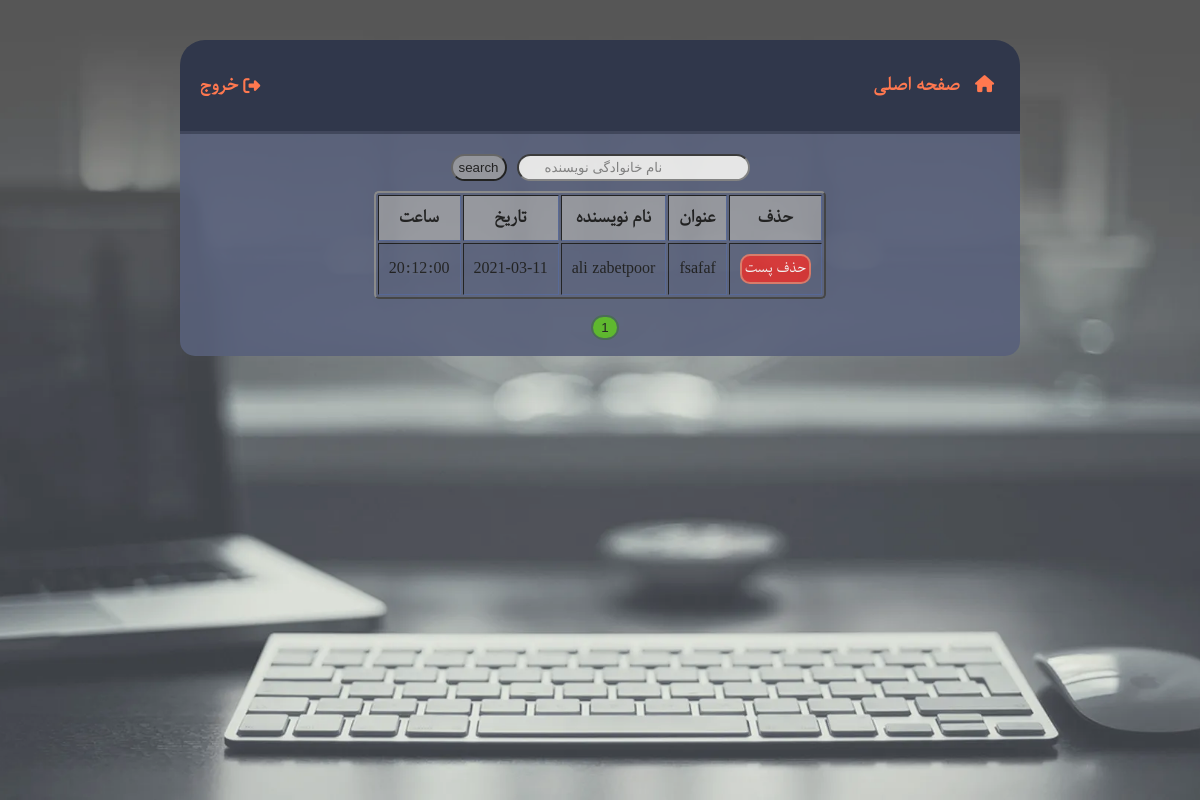
The app's page /adminpanel/posts (signed in), older data.
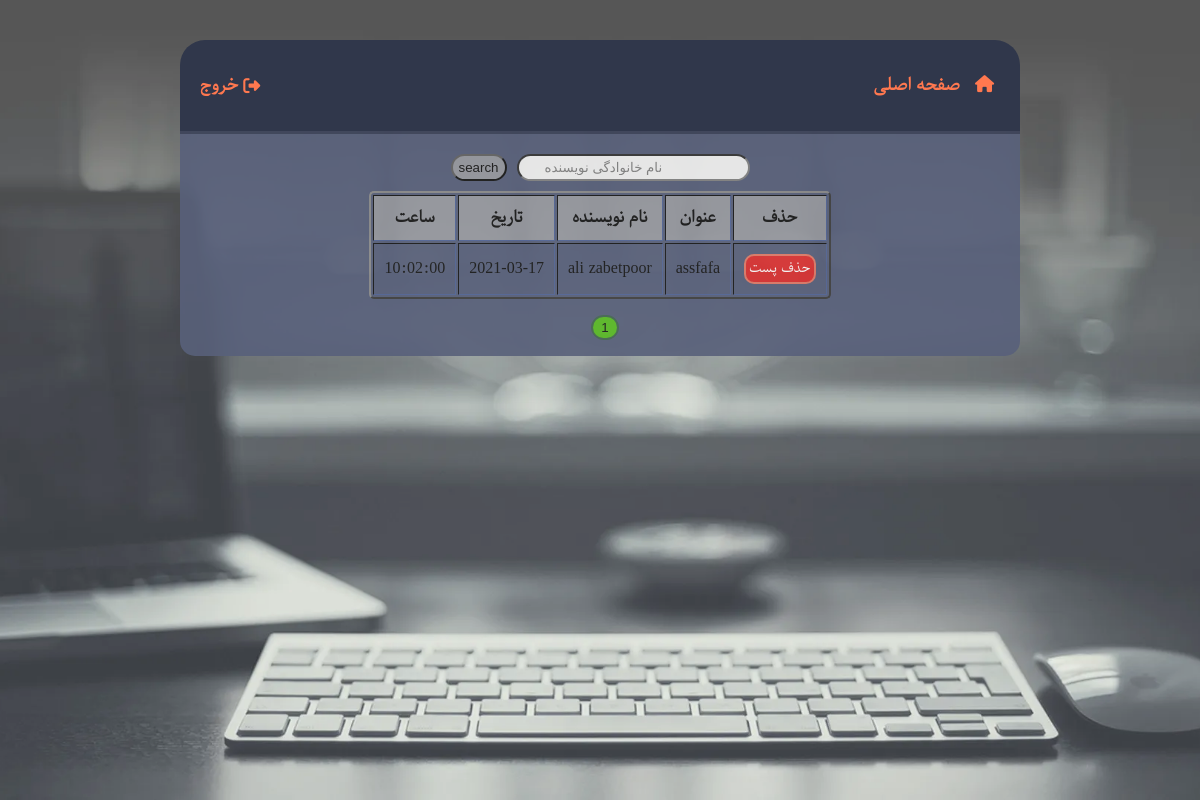
The same page, newer data.
### main/models.py (models this page shows, shortened)
class Post(db.Model):
    id=db.Column(db.Integer,primary_key=True)
    title=db.Column(db.String(60),nullable=False)
    date=db.Column(db.Date,nullable=False,default=datetime.utcnow)
    time=db.Column(db.Time,nullable=False,default=datetime.now().time())
    user_id=db.Column(db.Integer,db.ForeignKey("user.id"),nullable=False)

class User(db.Model,UserMixin):
    id=db.Column(db.Integer,primary_key=True)
    firstname=db.Column(db.String(20),nullable=False)
    lastname=db.Column(db.String(20),nullable=False)
    email=db.Column(db.String(120),unique=True,nullable=False)
    profile_image=db.Column(db.String(20),nullable=False,default="39348396.png")
    password=db.Column(db.String(60),nullable=False)
    verify=db.Column(db.Boolean,nullable=False,default=False)
    isadmin=db.Column(db.Boolean,nullable=False,default=False)
    posts=db.relationship("Post",backref="author",lazy=True)

### main/routes.py (the view)
@app.route("/adminpanel/posts",methods=["POST","GET"])
def adminpanel_posts():
    if current_user.isadmin==False:
        abort(403)
    showuserpostscon=False
    form = searchposts_form()
    if form.validate_on_submit():
        return redirect(url_for("showuserposts",userlastname=form.search.data))
    page=request.args.get("page",1,int)
    posts=Post.query.paginate(page=page,per_page=10)
    return render_template("admin.html",posts=posts,title="پنل ادمین-پست ها",form=form,con=showuserpostscon)

### main/forms.py
class searchposts_form(FlaskForm):
    search=StringField("اسم نویسنده",validators=[DataRequired("این فیلد باید پر شود")],render_kw={"placeholder":"نام خانوادگی نویسنده"})
    submit=SubmitField("search")

### main/models.py (called while the page is built)
@login_manager.user_loader
def load_user(user_id):
    return User.query.get(int(user_id))

### main/templates/admin.html (shortened to what the changed rows need)
{% extends "layout.html" %}
{% block content %}
    {% if "users" in request.path %}
        <form class="searchbar_post" method="POST" action="{{ url_for("adminpanel_users") }}">
            {{ form.hidden_tag() }}
            {{ form.search(class_="search-post") }}
            {{ form.submit(class_="search-submit") }}
        </form>
        <table class="table-admin" border="2px">
            <thead>
                <th>حذف</th>
                <th>نام</th>
                <th>نام خانوادگی</th>
                <th>ایمیل</th>
                <th>تعداد پست</th>
                <th>تایید ایمیل</th>
            </thead>
            <tbody>
            {% for user in users.items %}
                <tr>
                    <td><a href="{{ url_for("deleteuser",userid=user.id) }}">
                        <button>حذف اکانت</button>
                    </a></td>
                    <td>{{ user.firstname }}</td>
                    <td>{{ user.lastname }}</td>
                    <td>{{ user.email}}</td>
                    <td>{{ user.posts|length }}</td>
                    <td>{% if user.verify==True %}انجام شده{% else %}انجام نشده{% endif %}</td>
                </tr>
            {% endfor %}
            </tbody>
        </table>
        <div class="switch-page">
            <ul>
                {% if con==False %}
                {% for page_num in users.iter_pages(left_edge=1,right_edge=1,left_current=2,right_current=2) %}
                    {% if page_num %}
                        {% if users.page==page_num %}
                            <li><a href="{{ url_for("adminpanel_users",page=page_num) }}">
                                <button id="switch-page-active">{{ page_num }}</button>
                            </a></li>
                        {% else %}
                            <li><a href="{{ url_for("adminpanel_users",page=page_num) }}">
                                <button>{{ page_num }}</button>
                            </a></li>
                        {% endif %}
                    {% endif %}
                {% endfor %}
                {% endif %}
            </ul>
        </div>
    {% elif "posts" in request.path %}
        <table class="table-admin" border="2px">
            <thead>
                <th>حذف</th>
                <th>عنوان</th>
                <th>نام نویسنده</th>
                <th>تاریخ</th>
                <th>ساعت</th>
            </thead>
            <tbody>
            {% for post in posts.items %}
                <tr>
                    <td><a href="{{url_for("deletepostbyadmin",postid=post.id)}}">
                        <button>حذف پست</button>
                    </a></td>
                    <td>{{ post.title }}</td>
                    <td>{{ post.author.firstname+" "+ post.author.lastname }}</td>
                    <td>{{ post.date}}</td>
                    <td>{{ post.time }}</td>
                </tr>
            {% endfor %}
            </tbody>
        </table>
        <div class="switch-page">
            <ul>
                {% if con== True %}
                    {% for page_num in posts.iter_pages(left_edge=1,right_edge=1,left_current=2,right_current=2) %}
                    {% if page_num %}
                        {% if posts.page==page_num %}
                            <li><a href="{{ url_for("showuserposts",userlastname=user.lastname,page=page_num) }}">
                                <button id="switch-page-active">{{ page_num }}</button>
                            </a></li>
                        {% else %}
                            <li><a href="{{ url_for("showuserposts",userlastname=user.lastname,page=page_num) }}">
                                <button>{{ page_num }}</button>
                            </a></li>
                        {% endif %}
                    {% endif %}
                {% endfor %}
                {% else %}
                {% for page_num in posts.iter_pages(left_edge=1,right_edge=1,left_current=2,right_current=2) %}
                    {% if page_num %}
                        {% if posts.page==page_num %}
                            <li><a href="{{ url_for("adminpanel_posts",page=page_num) }}">
                                <button id="switch-page-active">{{ page_num }}</button>
                            </a></li>
                        {% else %}
                            <li><a href="{{ url_for("adminpanel_posts",page=page_num) }}">
                                <button>{{ page_num }}</button>
                            </a></li>
                        {% endif %}
                    {% endif %}
                {% endfor %}
                {% endif %}
            </ul>
        </div>
    {% endif %}
{% endblock %}

Row changes from the older to the newer data that the page shows:
removed Post: title "fsafaf", author "ali zabetpoor", date "2021-03-11", time "20:12:00"
added Post: title "assfafa", author "ali zabetpoor", date "2021-03-17", time "10:02:00"
